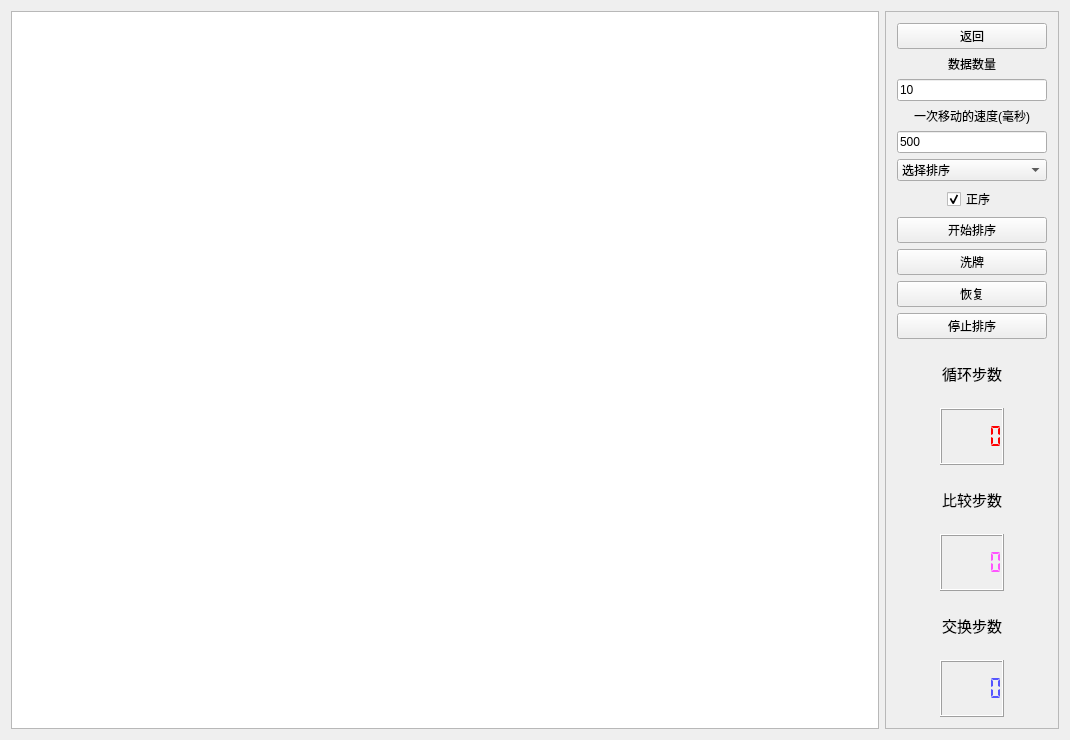
<?xml version="1.0" encoding="UTF-8"?>
<ui version="4.0">
 <class>SortWindow</class>
 <widget class="QMainWindow" name="SortWindow">
  <property name="geometry">
   <rect>
    <x>0</x>
    <y>0</y>
    <width>1070</width>
    <height>740</height>
   </rect>
  </property>
  <property name="windowTitle">
   <string>MainWindow</string>
  </property>
  <widget class="QWidget" name="centralWidget">
   <property name="sizePolicy">
    <sizepolicy hsizetype="Fixed" vsizetype="Fixed">
     <horstretch>0</horstretch>
     <verstretch>0</verstretch>
    </sizepolicy>
   </property>
   <layout class="QVBoxLayout" name="verticalLayout_2">
    <item>
     <layout class="QHBoxLayout" name="horizontalLayout" stretch="5,1">
      <item>
       <widget class="QGraphicsView" name="graphicsView">
        <property name="sizePolicy">
         <sizepolicy hsizetype="Expanding" vsizetype="Expanding">
          <horstretch>0</horstretch>
          <verstretch>0</verstretch>
         </sizepolicy>
        </property>
        <property name="verticalScrollBarPolicy">
         <enum>Qt::ScrollBarAlwaysOff</enum>
        </property>
        <property name="horizontalScrollBarPolicy">
         <enum>Qt::ScrollBarAlwaysOff</enum>
        </property>
        <property name="dragMode">
         <enum>QGraphicsView::ScrollHandDrag</enum>
        </property>
       </widget>
      </item>
      <item>
       <widget class="QFrame" name="frame">
        <property name="sizePolicy">
         <sizepolicy hsizetype="Preferred" vsizetype="Preferred">
          <horstretch>0</horstretch>
          <verstretch>0</verstretch>
         </sizepolicy>
        </property>
        <property name="frameShape">
         <enum>QFrame::StyledPanel</enum>
        </property>
        <property name="frameShadow">
         <enum>QFrame::Raised</enum>
        </property>
        <layout class="QVBoxLayout" name="verticalLayout">
         <item>
          <widget class="QPushButton" name="retBtn">
           <property name="text">
            <string>返回</string>
           </property>
          </widget>
         </item>
         <item>
          <widget class="QLabel" name="label">
           <property name="sizePolicy">
            <sizepolicy hsizetype="Preferred" vsizetype="Fixed">
             <horstretch>0</horstretch>
             <verstretch>0</verstretch>
            </sizepolicy>
           </property>
           <property name="text">
            <string>数据数量</string>
           </property>
           <property name="alignment">
            <set>Qt::AlignCenter</set>
           </property>
          </widget>
         </item>
         <item>
          <widget class="QLineEdit" name="itemsNum">
           <property name="focusPolicy">
            <enum>Qt::ClickFocus</enum>
           </property>
           <property name="text">
            <string>10</string>
           </property>
          </widget>
         </item>
         <item>
          <widget class="QLabel" name="label_2">
           <property name="sizePolicy">
            <sizepolicy hsizetype="Preferred" vsizetype="Fixed">
             <horstretch>0</horstretch>
             <verstretch>0</verstretch>
            </sizepolicy>
           </property>
           <property name="text">
            <string>一次移动的速度(毫秒)</string>
           </property>
           <property name="alignment">
            <set>Qt::AlignCenter</set>
           </property>
          </widget>
         </item>
         <item>
          <widget class="QLineEdit" name="aniDuration">
           <property name="focusPolicy">
            <enum>Qt::ClickFocus</enum>
           </property>
           <property name="text">
            <string>500</string>
           </property>
          </widget>
         </item>
         <item>
          <widget class="QComboBox" name="sortingtype">
           <property name="sizePolicy">
            <sizepolicy hsizetype="Preferred" vsizetype="Fixed">
             <horstretch>0</horstretch>
             <verstretch>0</verstretch>
            </sizepolicy>
           </property>
           <property name="currentIndex">
            <number>0</number>
           </property>
           <item>
            <property name="text">
             <string>选择排序</string>
            </property>
           </item>
           <item>
            <property name="text">
             <string>冒泡排序</string>
            </property>
           </item>
           <item>
            <property name="text">
             <string>插入排序</string>
            </property>
           </item>
           <item>
            <property name="text">
             <string>改进版冒泡排序</string>
            </property>
           </item>
           <item>
            <property name="text">
             <string>改进版插入排序</string>
            </property>
           </item>
           <item>
            <property name="text">
             <string>快速排序</string>
            </property>
           </item>
           <item>
            <property name="text">
             <string>桶排序</string>
            </property>
           </item>
           <item>
            <property name="text">
             <string>堆排序</string>
            </property>
           </item>
           <item>
            <property name="text">
             <string>改进版快速排序</string>
            </property>
           </item>
           <item>
            <property name="text">
             <string>归并排序</string>
            </property>
           </item>
          </widget>
         </item>
         <item alignment="Qt::AlignHCenter">
          <widget class="QCheckBox" name="checkBox">
           <property name="text">
            <string>正序</string>
           </property>
           <property name="checked">
            <bool>true</bool>
           </property>
          </widget>
         </item>
         <item>
          <widget class="QPushButton" name="sortingBtn">
           <property name="text">
            <string>开始排序</string>
           </property>
          </widget>
         </item>
         <item>
          <widget class="QPushButton" name="shuffleBtn">
           <property name="text">
            <string>洗牌</string>
           </property>
          </widget>
         </item>
         <item>
          <widget class="QPushButton" name="restoreBtn">
           <property name="text">
            <string>恢复</string>
           </property>
          </widget>
         </item>
         <item>
          <widget class="QPushButton" name="stopSortingBtn">
           <property name="text">
            <string>停止排序</string>
           </property>
          </widget>
         </item>
         <item>
          <widget class="QLabel" name="label_6">
           <property name="font">
            <font>
             <family>微软雅黑</family>
             <pointsize>11</pointsize>
            </font>
           </property>
           <property name="text">
            <string>循环步数</string>
           </property>
           <property name="alignment">
            <set>Qt::AlignCenter</set>
           </property>
          </widget>
         </item>
         <item alignment="Qt::AlignHCenter">
          <widget class="QLCDNumber" name="lcdNumber">
           <property name="sizePolicy">
            <sizepolicy hsizetype="Fixed" vsizetype="Minimum">
             <horstretch>0</horstretch>
             <verstretch>0</verstretch>
            </sizepolicy>
           </property>
           <property name="styleSheet">
            <string notr="true">color: rgb(255, 0, 0);</string>
           </property>
           <property name="smallDecimalPoint">
            <bool>false</bool>
           </property>
           <property name="digitCount">
            <number>5</number>
           </property>
           <property name="segmentStyle">
            <enum>QLCDNumber::Flat</enum>
           </property>
           <property name="intValue" stdset="0">
            <number>0</number>
           </property>
          </widget>
         </item>
         <item>
          <widget class="QLabel" name="label_7">
           <property name="font">
            <font>
             <family>微软雅黑</family>
             <pointsize>11</pointsize>
            </font>
           </property>
           <property name="text">
            <string>比较步数</string>
           </property>
           <property name="alignment">
            <set>Qt::AlignCenter</set>
           </property>
          </widget>
         </item>
         <item alignment="Qt::AlignHCenter">
          <widget class="QLCDNumber" name="lcdNumber_2">
           <property name="sizePolicy">
            <sizepolicy hsizetype="Fixed" vsizetype="Minimum">
             <horstretch>0</horstretch>
             <verstretch>0</verstretch>
            </sizepolicy>
           </property>
           <property name="styleSheet">
            <string notr="true">color: rgb(255, 85, 255);</string>
           </property>
           <property name="segmentStyle">
            <enum>QLCDNumber::Flat</enum>
           </property>
          </widget>
         </item>
         <item>
          <widget class="QLabel" name="label_8">
           <property name="font">
            <font>
             <family>微软雅黑</family>
             <pointsize>11</pointsize>
            </font>
           </property>
           <property name="text">
            <string>交换步数</string>
           </property>
           <property name="alignment">
            <set>Qt::AlignCenter</set>
           </property>
          </widget>
         </item>
         <item alignment="Qt::AlignHCenter">
          <widget class="QLCDNumber" name="lcdNumber_3">
           <property name="sizePolicy">
            <sizepolicy hsizetype="Fixed" vsizetype="Minimum">
             <horstretch>0</horstretch>
             <verstretch>0</verstretch>
            </sizepolicy>
           </property>
           <property name="styleSheet">
            <string notr="true">color: rgb(85, 85, 255);</string>
           </property>
           <property name="segmentStyle">
            <enum>QLCDNumber::Flat</enum>
           </property>
          </widget>
         </item>
        </layout>
       </widget>
      </item>
     </layout>
    </item>
   </layout>
  </widget>
 </widget>
 <layoutdefault spacing="6" margin="11"/>
 <resources/>
 <connections/>
</ui>
